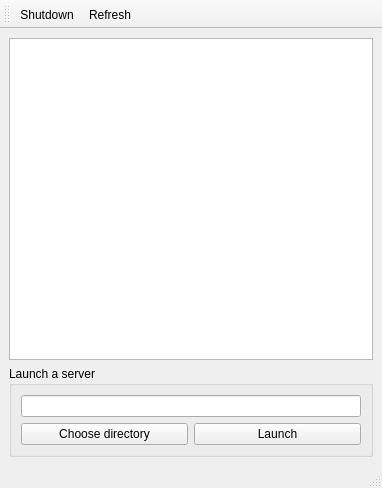
<?xml version="1.0" encoding="UTF-8"?>
<ui version="4.0">
 <class>MainWindow</class>
 <widget class="QMainWindow" name="MainWindow">
  <property name="geometry">
   <rect>
    <x>0</x>
    <y>0</y>
    <width>382</width>
    <height>488</height>
   </rect>
  </property>
  <property name="windowTitle">
   <string>IPython nbmanager</string>
  </property>
  <widget class="QWidget" name="centralwidget">
   <layout class="QVBoxLayout" name="verticalLayout">
    <item>
     <widget class="QTreeView" name="treeView">
      <property name="iconSize">
       <size>
        <width>16</width>
        <height>16</height>
       </size>
      </property>
      <attribute name="headerVisible">
       <bool>false</bool>
      </attribute>
     </widget>
    </item>
    <item>
     <widget class="QGroupBox" name="groupBox">
      <property name="title">
       <string>Launch a server</string>
      </property>
      <layout class="QVBoxLayout" name="verticalLayout_2">
       <item>
        <widget class="QLineEdit" name="start_dir_lineedit"/>
       </item>
       <item>
        <layout class="QHBoxLayout" name="horizontalLayout">
         <item>
          <widget class="QPushButton" name="choose_dir_button">
           <property name="text">
            <string>Choose directory</string>
           </property>
          </widget>
         </item>
         <item>
          <widget class="QPushButton" name="launch_button">
           <property name="text">
            <string>Launch</string>
           </property>
           <property name="icon">
            <iconset resource="qtresources.qrc">
             <normaloff>:/icons/icons/right.png</normaloff>:/icons/icons/right.png</iconset>
           </property>
          </widget>
         </item>
        </layout>
       </item>
      </layout>
     </widget>
    </item>
   </layout>
  </widget>
  <widget class="QMenuBar" name="menubar">
   <property name="geometry">
    <rect>
     <x>0</x>
     <y>0</y>
     <width>382</width>
     <height>25</height>
    </rect>
   </property>
  </widget>
  <widget class="QStatusBar" name="statusbar"/>
  <widget class="QToolBar" name="toolBar">
   <property name="windowTitle">
    <string>toolBar</string>
   </property>
   <property name="toolButtonStyle">
    <enum>Qt::ToolButtonTextBesideIcon</enum>
   </property>
   <attribute name="toolBarArea">
    <enum>TopToolBarArea</enum>
   </attribute>
   <attribute name="toolBarBreak">
    <bool>false</bool>
   </attribute>
   <addaction name="actionShutdown"/>
   <addaction name="actionRefresh"/>
  </widget>
  <action name="actionShutdown">
   <property name="icon">
    <iconset resource="qtresources.qrc">
     <normaloff>:/icons/icons/stop.png</normaloff>:/icons/icons/stop.png</iconset>
   </property>
   <property name="text">
    <string>Shutdown</string>
   </property>
   <property name="toolTip">
    <string>&lt;html&gt;&lt;head/&gt;&lt;body&gt;&lt;p&gt;Shut down the selected notebook server or session&lt;/p&gt;&lt;/body&gt;&lt;/html&gt;</string>
   </property>
  </action>
  <action name="actionRefresh">
   <property name="icon">
    <iconset resource="qtresources.qrc">
     <normaloff>:/icons/icons/reload.png</normaloff>:/icons/icons/reload.png</iconset>
   </property>
   <property name="text">
    <string>Refresh</string>
   </property>
   <property name="toolTip">
    <string>Refresh the list of processes</string>
   </property>
  </action>
 </widget>
 <resources>
  <include location="qtresources.qrc"/>
 </resources>
 <connections/>
</ui>
